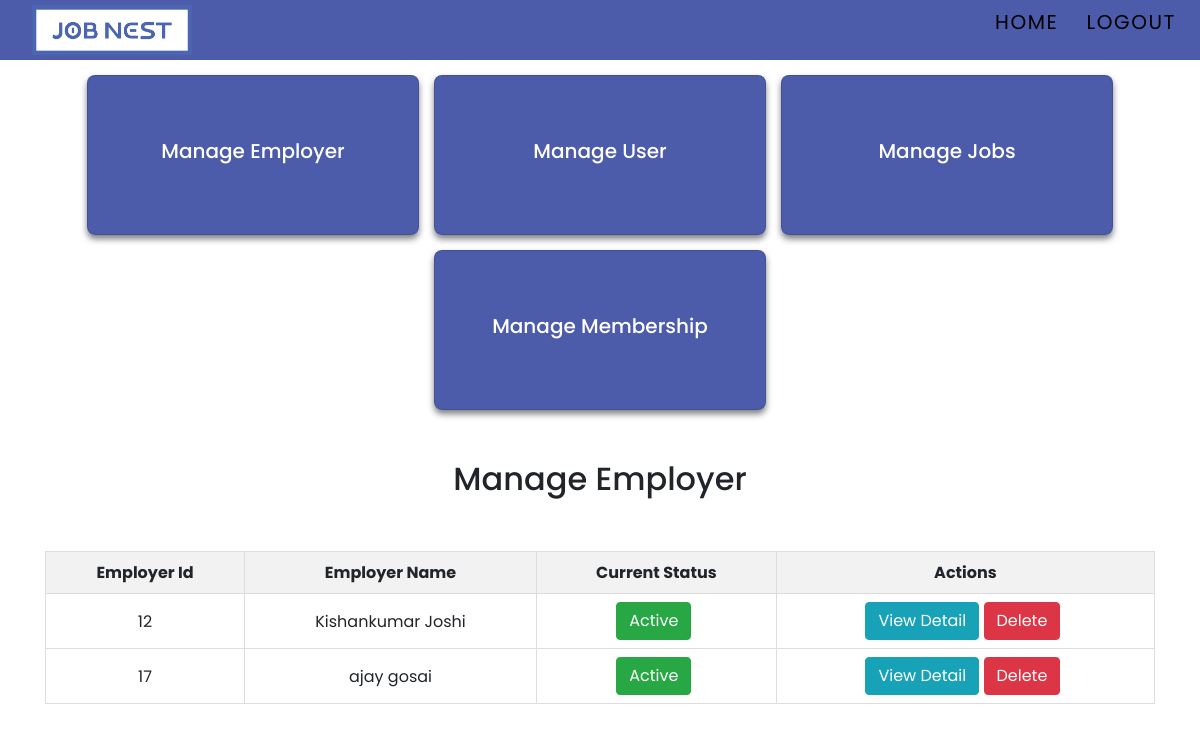
The app's page /Admin/manageemployer.php (signed in), older data.
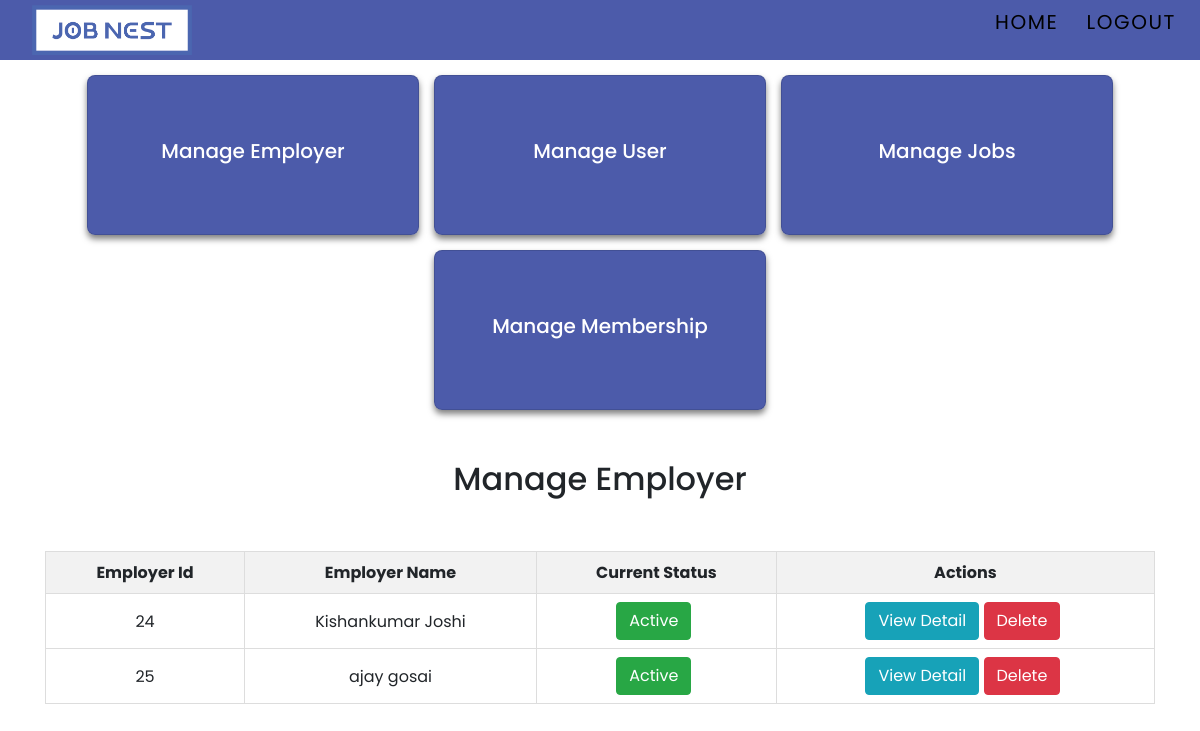
The same page, newer data.
### tables this page shows
CREATE TABLE `tbl_users` (
  `User_id` int(11) NOT NULL,
  `First_Name` varchar(40) NOT NULL,
  `Last_Name` varchar(40) NOT NULL,
  `Email` varchar(80) NOT NULL,
  `Password` varchar(250) NOT NULL,
  `Phone` bigint(20) NOT NULL,
  `User` varchar(20) NOT NULL,
  `Status` int(11) NOT NULL
);

### Admin/manageemployer.php (the view, shortened to what this page needs)
<?php include 'adminheader.php';
$usertype = "employer";
$sql = "SELECT User_id, First_Name, Last_Name, Status FROM tbl_users where User = '$usertype'";
$result = $dbconnection->query($sql);
$users = [];
if ($result->num_rows > 0) {
    while($row = $result->fetch_assoc()) {
        $users[] = $row;
    }
} else {
    echo "0 results";
}
?>
<!DOCTYPE html>
<html>
<head>
    <link rel="stylesheet" href="https://stackpath.bootstrapcdn.com/bootstrap/4.5.2/css/bootstrap.min.css">
</head>
<body>
<div class="container">
    <h2> Manage Employer</h2>
    <div class="table-container">
    <table>
        <thead>
            <tr>
                <th>Employer Id</th>
                <th>Employer Name</th>
                <th>Current Status</th>
                <th>Actions</th>
            </tr>
        </thead>
        <tbody>
        <?php foreach ($users as $user): ?>
            <tr id="user-<?php echo $user['User_id']; ?>">
            <td><?php echo htmlspecialchars($user['User_id']); ?></td>
            <td><?php echo htmlspecialchars($user['First_Name']) . " " . htmlspecialchars($user['Last_Name']); ?></td>
            <td><form method="post" action="">
                        <center>
                            <button type="submit" class="btn <?php echo $user['Status'] ? 'btn-success' : 'btn-danger'; ?>" name="toggle_status">
                                <?php echo $user['Status'] ? 'Active' : 'Deactive'; ?>
                            </button>
                        </center>
                </form>
            </td>
            <td>
                <a href="viewemployer.php?user_id=<?php echo $user['User_id']; ?>" class="btn btn-info">View Detail</a>
                <button onclick="deleteMembership(<?php echo $user['User_id']; ?>);" class="btn btn-danger">Delete</button>
            </td>
            </tr>
        <?php endforeach; ?>
        </tbody>
    </table>
</div>
</body>
</html>

Row changes from the older to the newer data that the page shows:
removed tbl_users: User_id "12", First_Name "Kishankumar", Last_Name "Joshi", Status "Active"
removed tbl_users: User_id "17", First_Name "ajay", Last_Name "gosai", Status "Active"
added tbl_users: User_id "24", First_Name "Kishankumar", Last_Name "Joshi", Status "Active"
added tbl_users: User_id "25", First_Name "ajay", Last_Name "gosai", Status "Active"
